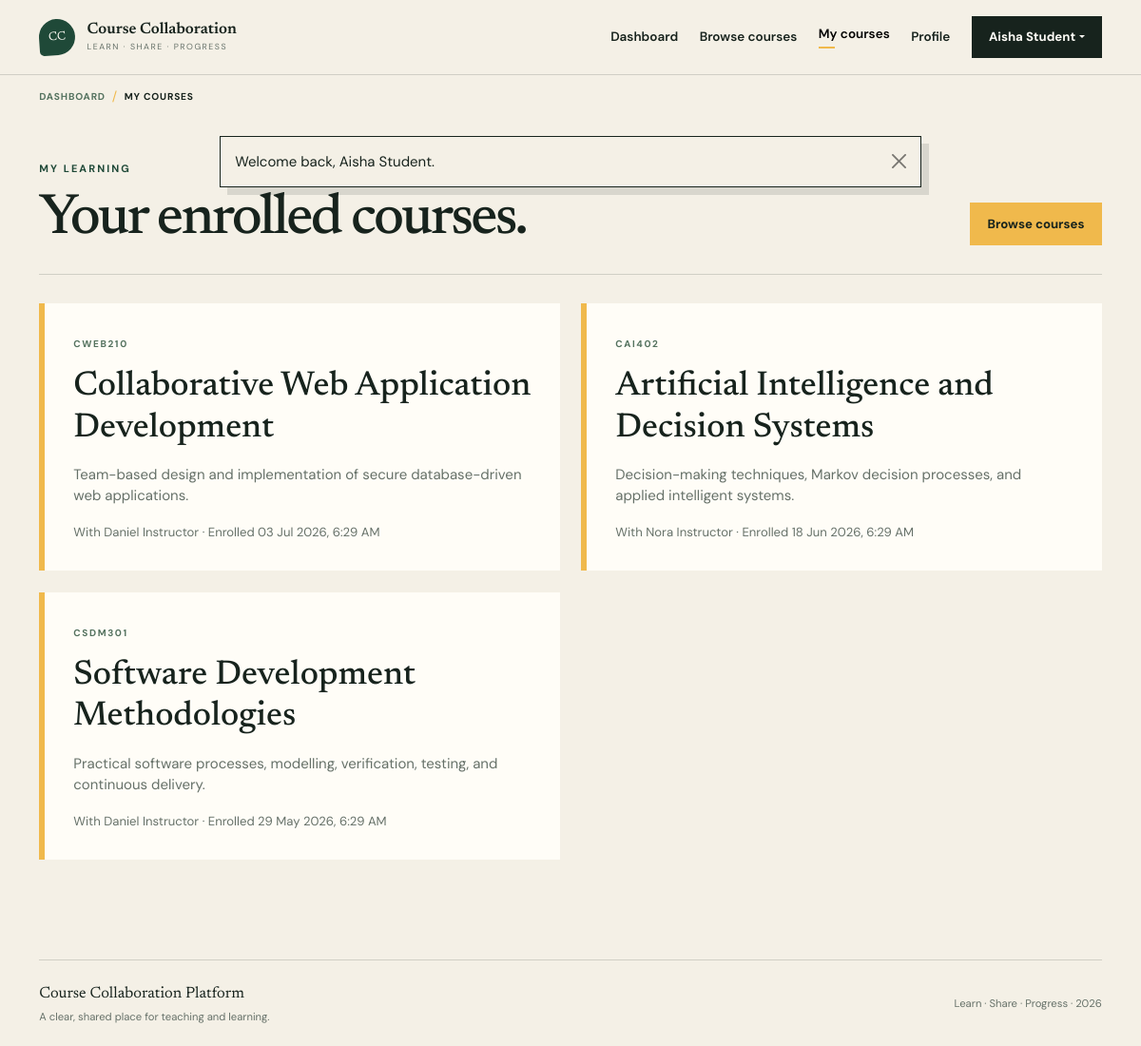
/student/enrolled.php (signed in), run on the app's committed database.
### tables this page shows
CREATE TABLE enrolments (
    id BIGINT UNSIGNED AUTO_INCREMENT PRIMARY KEY,
    course_id BIGINT UNSIGNED NOT NULL,
    student_id BIGINT UNSIGNED NOT NULL,
    status ENUM('active', 'withdrawn') NOT NULL DEFAULT 'active',
    enrolled_at TIMESTAMP NOT NULL DEFAULT CURRENT_TIMESTAMP,
    UNIQUE KEY uq_enrolments_course_student (course_id, student_id),
    KEY idx_enrolments_student (student_id),
    CONSTRAINT fk_enrolments_course
        FOREIGN KEY (course_id) REFERENCES courses(id)
        ON UPDATE CASCADE ON DELETE CASCADE,
    CONSTRAINT fk_enrolments_student
        FOREIGN KEY (student_id) REFERENCES users(id)
        ON UPDATE CASCADE ON DELETE CASCADE
);

CREATE TABLE courses (
    id BIGINT UNSIGNED AUTO_INCREMENT PRIMARY KEY,
    instructor_id BIGINT UNSIGNED NOT NULL,
    course_code VARCHAR(30) NOT NULL,
    title VARCHAR(180) NOT NULL,
    description TEXT NULL,
    is_published TINYINT(1) NOT NULL DEFAULT 1,
    created_at TIMESTAMP NOT NULL DEFAULT CURRENT_TIMESTAMP,
    updated_at TIMESTAMP NOT NULL DEFAULT CURRENT_TIMESTAMP ON UPDATE CURRENT_TIMESTAMP,
    UNIQUE KEY uq_courses_code (course_code),
    KEY idx_courses_instructor (instructor_id),
    CONSTRAINT fk_courses_instructor
        FOREIGN KEY (instructor_id) REFERENCES users(id)
        ON UPDATE CASCADE ON DELETE RESTRICT
);

CREATE TABLE users (
    id BIGINT UNSIGNED AUTO_INCREMENT PRIMARY KEY,
    full_name VARCHAR(120) NOT NULL,
    email VARCHAR(190) NOT NULL,
    password_hash VARCHAR(255) NOT NULL,
    role ENUM('student', 'instructor') NOT NULL DEFAULT 'student',
    is_active TINYINT(1) NOT NULL DEFAULT 1,
    created_at TIMESTAMP NOT NULL DEFAULT CURRENT_TIMESTAMP,
    updated_at TIMESTAMP NOT NULL DEFAULT CURRENT_TIMESTAMP ON UPDATE CURRENT_TIMESTAMP,
    UNIQUE KEY uq_users_email (email),
    KEY idx_users_role (role)
);

### config/app.php (called while the page is built, shortened)
<?php
function url(string $path = ''): string
{
    return BASE_URL . ($path !== '' ? '/' . ltrim($path, '/') : '');
}
function e(?string $value): string
{
    return htmlspecialchars($value ?? '', ENT_QUOTES | ENT_SUBSTITUTE, 'UTF-8');
}

### config/database.php (called while the page is built, shortened)
<?php
function database(): PDO
{
    static $connection = null;
    $host = getenv('DB_HOST') ?: '127.0.0.1';
    $port = getenv('DB_PORT') ?: '3306';
    $name = getenv('DB_NAME') ?: 'course_collaboration';
    $username = getenv('DB_USER') ?: 'root';
    $password = getenv('DB_PASS') ?: '';
    $dsn = "mysql:host={$host};port={$port};dbname={$name};charset=utf8mb4";
    try {
        $connection = new PDO($dsn, $username, $password, [
            PDO::ATTR_ERRMODE => PDO::ERRMODE_EXCEPTION,
            PDO::ATTR_DEFAULT_FETCH_MODE => PDO::FETCH_ASSOC,
            PDO::ATTR_EMULATE_PREPARES => false,
        ]);
    } catch (PDOException $exception) {
        error_log('Database connection failed: ' . $exception->getMessage());
        throw new RuntimeException('Unable to connect to the database. Check the application configuration.');
    }
    return $connection;
}

### includes/auth.php (called while the page is built, shortened)
<?php
require_once __DIR__ . '/../config/app.php';
require_once __DIR__ . '/../config/database.php';
function format_datetime(?string $value, string $fallback = 'Not available'): string
{
    $timestamp = strtotime($value);
    return $timestamp === false ? $fallback : date('d M Y, g:i A', $timestamp);
}

### student/enrolled.php (the view, shortened to what this page needs)
<?php
require_once __DIR__ . '/../includes/auth.php';
$user = require_role('student');
$statement = database()->prepare(
    'SELECT c.id, c.course_code, c.title, c.description, u.full_name AS instructor_name, e.enrolled_at
     FROM enrolments e JOIN courses c ON c.id = e.course_id JOIN users u ON u.id = c.instructor_id
     WHERE e.student_id = :student_id AND e.status = :status ORDER BY e.enrolled_at DESC'
);
$statement->execute(['student_id' => $user['id'], 'status' => 'active']);
$courses = $statement->fetchAll();
require __DIR__ . '/../includes/header.php';
?>
<section class="app-shell"><div class="container"><div class="page-heading"><div><p class="eyebrow">My learning</p><h1>Your enrolled courses.</h1></div><a class="btn btn-sun" href="<?= e(url('student/courses.php')) ?>">Browse courses</a></div>
<?php if ($courses === []): ?><div class="content-panel empty-state"><h3>No enrolled courses</h3><p>Browse the catalogue to start learning.</p></div><?php else: ?><div class="row g-4"><?php foreach ($courses as $course): ?><div class="col-md-6"><a class="enrolled-card" href="<?= e(url('student/course.php?id=' . $course['id'])) ?>"><span><?= e($course['course_code']) ?></span><h2><?= e($course['title']) ?></h2><p><?= e($course['description'] ?: 'Open the course to view learning activities.') ?></p><small>With <?= e($course['instructor_name']) ?> · Enrolled <?= e(format_datetime($course['enrolled_at'])) ?></small></a></div><?php endforeach; ?></div><?php endif; ?>
</div></section>
<?php require __DIR__ . '/../includes/footer.php'; ?>

### assets/css/style.css (style rules this page uses)
:root { --ink: #17231d; --forest: #1f4938; --moss: #54725f; --sun: #f0b94c; --cream: #f4f0e6; --paper: #fffdf7; --line: rgba(23, 35, 29, 0.16); --muted: #667169; --display: "Newsreader", Georgia, serif; --body: "DM Sans", sans-serif; }
html { font-size: 15px; scroll-behavior: smooth; }
body { background: var(--cream); color: var(--ink); font-family: var(--body); overflow-x: hidden; -webkit-font-smoothing: antialiased; }
.btn { border-radius: 0; font-size: .88rem; font-weight: 700; padding: .76rem 1.15rem; }
.btn-sun { background: var(--sun); border: 1px solid var(--sun); color: var(--ink); }
.eyebrow { color: var(--forest); font-size: .73rem; font-weight: 700; letter-spacing: .19em; margin-bottom: 1.25rem; text-transform: uppercase; }
.app-shell { min-height: calc(100vh - 172px); padding: 3.5rem 0 7rem; }
.page-heading { align-items: end; border-bottom: 1px solid var(--line); display: flex; gap: 2rem; justify-content: space-between; margin-bottom: 2rem; padding-bottom: 2rem; }
.page-heading h1 { font-family: var(--display); font-size: clamp(2.7rem, 5vw, 5.1rem); letter-spacing: -.045em; line-height: .9; margin: 0; }
.enrolled-card { background: var(--paper); border-left: 6px solid var(--sun); color: var(--ink); display: block; min-height: 250px; padding: 2rem; text-decoration: none; transition: transform .2s ease; }
.enrolled-card > span { color: var(--moss); font-size: .67rem; font-weight: 700; letter-spacing: .16em; }
.enrolled-card h2 { font-family: var(--display); font-size: 2.4rem; margin: 1rem 0; }
.enrolled-card p, .enrolled-card small { color: var(--muted); }

### data on the page
enrolments: course.course_code "CWEB210", course.title "Collaborative Web Application Development", course.description "Team-based design and implementation of secure database-driven web applications.", users.full_name "Daniel Instructor", enrolled_at "03 Jul 2026, 6:29 AM"
enrolments: course.course_code "CAI402", course.title "Artificial Intelligence and Decision Systems", course.description "Decision-making techniques, Markov decision processes, and applied intelligent systems.", users.full_name "Nora Instructor", enrolled_at "18 Jun 2026, 6:29 AM"
enrolments: course.course_code "CSDM301", course.title "Software Development Methodologies", course.description "Practical software processes, modelling, verification, testing, and continuous delivery.", users.full_name "Daniel Instructor", enrolled_at "29 May 2026, 6:29 AM"

### other printed values
$authenticatedUser['full_name'] "Aisha Student"
$breadcrumb['label'] "DASHBOARD"
$breadcrumb['label'] "MY COURSES"
$flash['message'] "Welcome back, Aisha Student."
